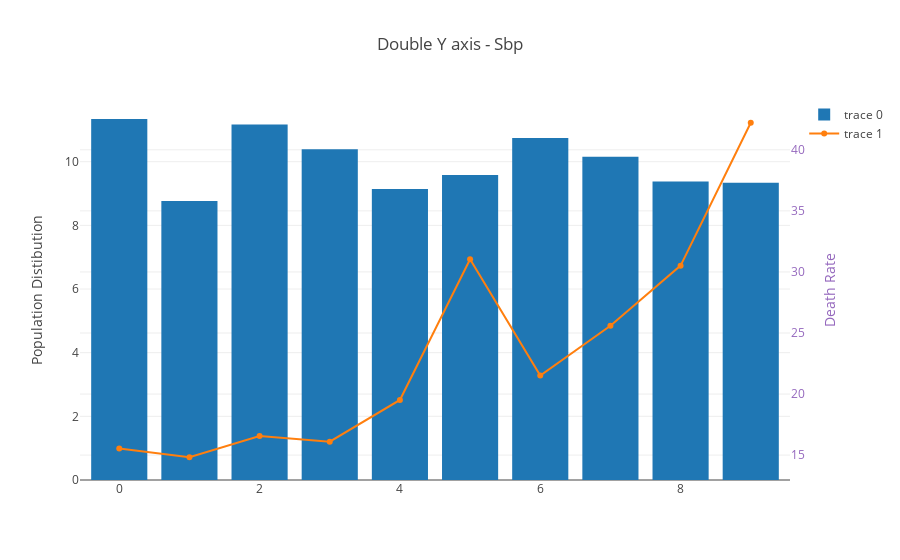
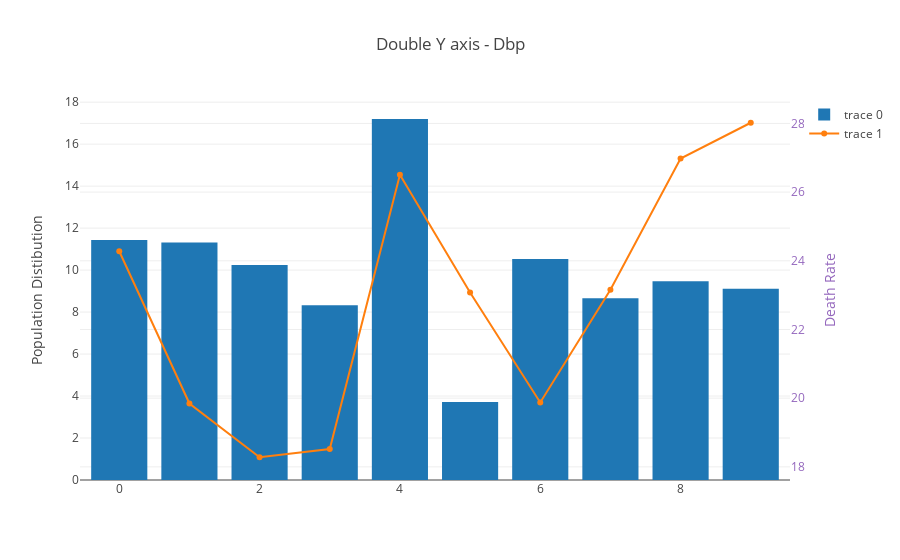
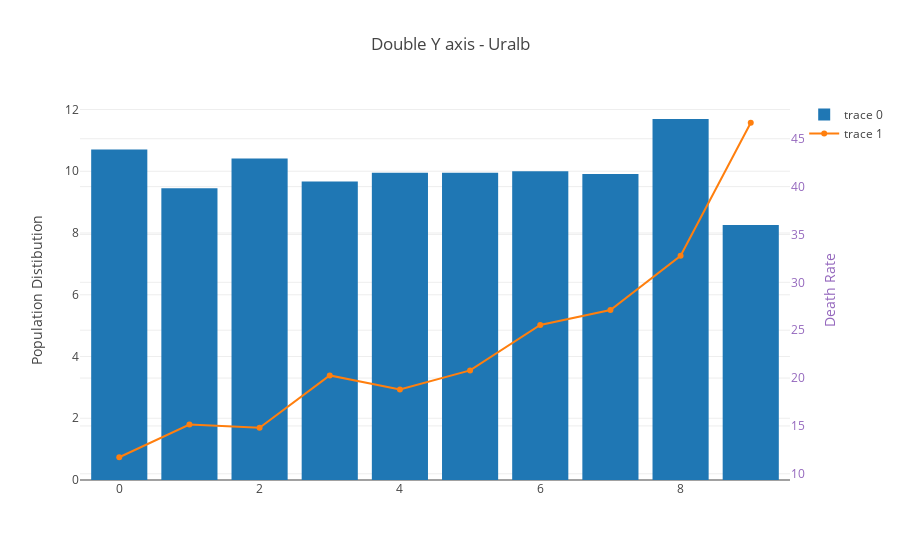
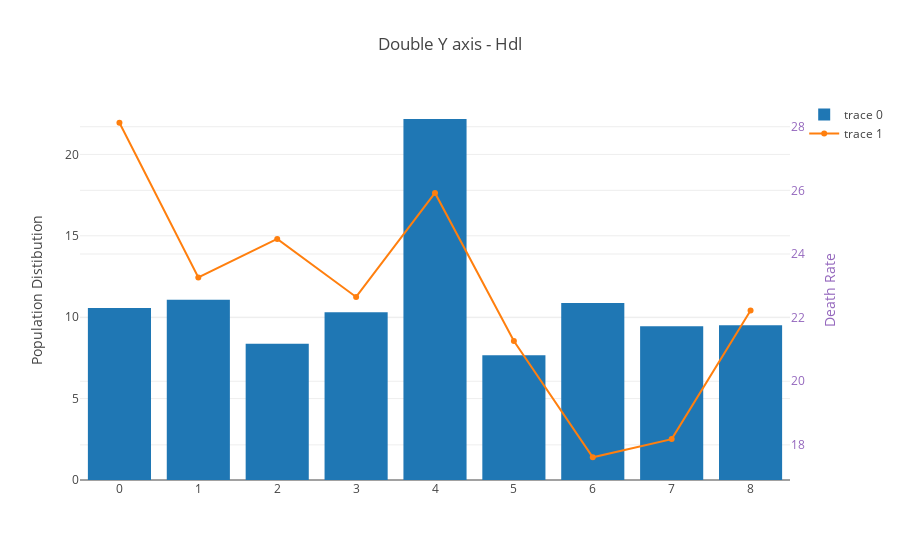

The notebook cell saved with these charts, in order:
### Markdown cell above
Plot death rates using numeric columns

### Code cell
plt_event_rate(er_data)

### Figure 1 — Plotly figure (JSON) as saved in the notebook; plotly's stock layout.template omitted (floating-point values rounded to 4 significant figures)
{"data": [{"type": "bar", "uid": "657eea10-cf52-4e51-b002-8706aa93ef1c", "x": [0, 1, 2, 3, 4, 5, 6, 7, 8, 9], "y": [11.34, 8.765, 11.16, 10.39, 9.139, 9.579, 10.75, 10.15, 9.381, 9.337]}, {"type": "scatter", "uid": "8080a849-b7b3-4335-9d13-75cb53e43305", "x": [0, 1, 2, 3, 4, 5, 6, 7, 8, 9], "y": [15.53, 14.82, 16.57, 16.1, 19.52, 31.03, 21.52, 25.6, 30.52, 42.22], "yaxis": "y2"}], "layout": {"title": {"text": "Double Y axis - Sbp"}, "yaxis": {"title": {"text": "Population Distibution"}}, "yaxis2": {"overlaying": "y", "side": "right", "tickfont": {"color": "rgb(148, 103, 189)"}, "title": {"font": {"color": "rgb(148, 103, 189)"}, "text": "Death Rate"}}}}

### Figure 2 — Plotly figure (JSON) as saved in the notebook; plotly's stock layout.template omitted (floating-point values rounded to 4 significant figures)
{"data": [{"type": "bar", "uid": "6f3b05e4-6fed-4f85-849c-1d2a23b15557", "x": [0, 1, 2, 3, 4, 5, 6, 7, 8, 9], "y": [11.43, 11.32, 10.24, 8.324, 17.2, 3.722, 10.53, 8.654, 9.469, 9.117]}, {"type": "scatter", "uid": "3fafecf0-7cbd-44fe-bf9b-d62f851c03b3", "x": [0, 1, 2, 3, 4, 5, 6, 7, 8, 9], "y": [24.28, 19.84, 18.28, 18.52, 26.5, 23.08, 19.87, 23.16, 26.98, 28.02], "yaxis": "y2"}], "layout": {"title": {"text": "Double Y axis - Dbp"}, "yaxis": {"title": {"text": "Population Distibution"}}, "yaxis2": {"overlaying": "y", "side": "right", "tickfont": {"color": "rgb(148, 103, 189)"}, "title": {"font": {"color": "rgb(148, 103, 189)"}, "text": "Death Rate"}}}}

### Figure 3 — Plotly figure (JSON) as saved in the notebook; plotly's stock layout.template omitted (floating-point values rounded to 4 significant figures)
{"data": [{"type": "bar", "uid": "83e47561-52fd-4ecf-bab0-9a60ae914c7a", "x": [0, 1, 2, 3, 4, 5, 6, 7, 8, 9], "y": [10.7, 9.447, 10.42, 9.667, 9.954, 9.954, 9.998, 9.91, 11.69, 8.258]}, {"type": "scatter", "uid": "527b207d-7a67-4292-a565-c86ea8fce71c", "x": [0, 1, 2, 3, 4, 5, 6, 7, 8, 9], "y": [11.73, 15.15, 14.8, 20.27, 18.81, 20.8, 25.55, 27.11, 32.77, 46.67], "yaxis": "y2"}], "layout": {"title": {"text": "Double Y axis - Uralb"}, "yaxis": {"title": {"text": "Population Distibution"}}, "yaxis2": {"overlaying": "y", "side": "right", "tickfont": {"color": "rgb(148, 103, 189)"}, "title": {"font": {"color": "rgb(148, 103, 189)"}, "text": "Death Rate"}}}}

### Figure 4 — Plotly figure (JSON) as saved in the notebook; plotly's stock layout.template omitted (floating-point values rounded to 4 significant figures)
{"data": [{"type": "bar", "uid": "5ba36c72-5362-4457-886e-e5a6be63a2bd", "x": [0, 1, 2, 3, 4, 5, 6, 7, 8], "y": [10.57, 11.08, 8.368, 10.31, 22.18, 7.664, 10.88, 9.447, 9.513]}, {"type": "scatter", "uid": "394acedb-d9de-49d9-a16e-f825bcf35771", "x": [0, 1, 2, 3, 4, 5, 6, 7, 8], "y": [28.12, 23.26, 24.47, 22.65, 25.92, 21.26, 17.61, 18.18, 22.22], "yaxis": "y2"}], "layout": {"title": {"text": "Double Y axis - Hdl"}, "yaxis": {"title": {"text": "Population Distibution"}}, "yaxis2": {"overlaying": "y", "side": "right", "tickfont": {"color": "rgb(148, 103, 189)"}, "title": {"font": {"color": "rgb(148, 103, 189)"}, "text": "Death Rate"}}}}
